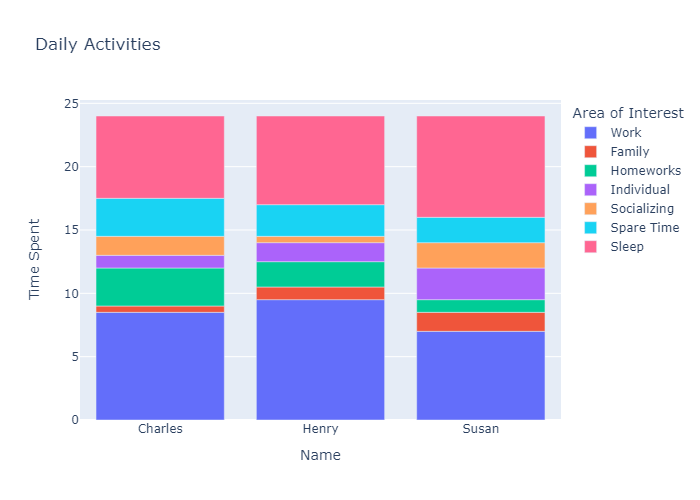

Generate this figure with Python:
import plotly.express as px
import pandas as pd
# Define the data

df = pd.read_csv('Q1\DailyActivities.csv')

fig = px.bar(df, x="Name", y="Time Spent", color="Area of Interest", title="Daily Activities")
fig.write_image("Q1/Q1.png")
print(df)
